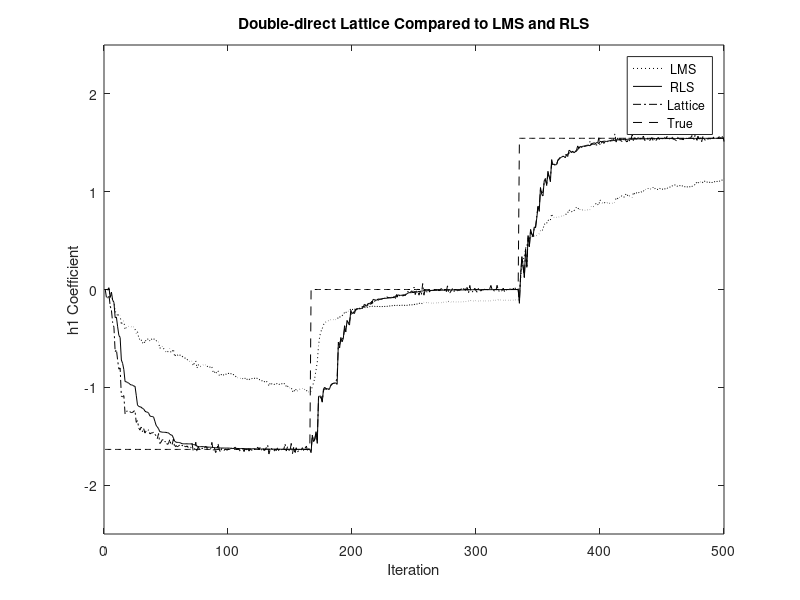
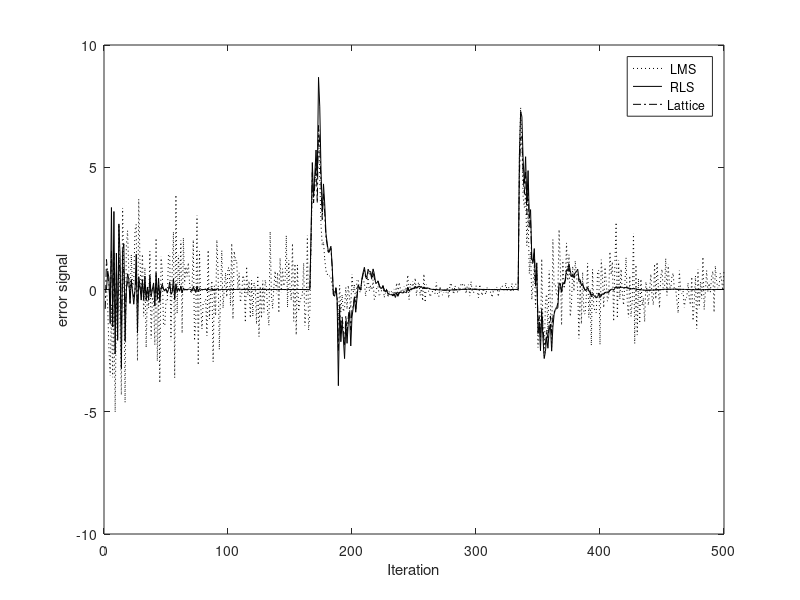

Source code (MATLAB) for these figures, in order:
% recursive least squares model
% Dave Swanson Dec 8, 1996

fs=1024;  % sample rate
f1=100;        % starting zero
f2=256;        
f3=400;        % ending zero

npts=500; % num of samples - change at npts/2

% make input-output data
nn=1:npts;
f=25;          % 25 amp 5 works great
               % 256 shows no effect

sigamp = 5;
nzamp = 1;

x = nzamp.*randn([1 npts]) + sigamp.*(sin(2.*pi.*f.*nn./fs)); 
y = zeros([npts 1]);
a1 = -2*cos(2*pi*f1/fs);
a2 = -2*cos(2*pi*f2/fs);
a3 = -2*cos(2*pi*f3/fs);

htrue=zeros([1 npts]);
hlms=zeros([1 npts]);    % plot array of middle coeff
hrls = zeros([1 npts]);
elms=zeros([1 npts]);
erls=zeros([1 npts]);

y(1)=x(1);
y(2)=x(2)+a1*x(1);
htrue(1)=a1;
htrue(2)=a1;
n3=fix(npts/3);
for n=3:n3,
 y(n) = x(n) + a1*x(n-1) + x(n-2);
 htrue(n)=a1;
end;
for n=n3+1:npts-n3,
 y(n) = x(n) + a2*x(n-1) + x(n-2);
 htrue(n)=a2;
end;
for n=npts-n3+1:npts,
 y(n) = x(n) + a3*x(n-1) + x(n-2);
 htrue(n)=a3;
end;

% simple LMS sys id

a0p = 0;
a1p = 0;
a2p = 0;

% model order 3 times x variance -> set mumax
pow=std(x)^2;
mumax = 1/(2*pow);
murel = .05;                  % safty margin
mu = mumax*murel;

for n=3:npts,
     yp = x(n) + a1p*x(n-1) + a2p*x(n-2);    % prediction
     ep = y(n) - yp;                         % pred error
     a0p = a0p + 2*mu*x(n)*ep;
     a1p = a1p + 2*mu*x(n-1)*ep;
     a2p = a2p + 2*mu*x(n-2)*ep;
     hlms(n) = a1p;                                    % save coeff
    elms(n) = ep;                                      % save error
end;

% recursive least squares

Id = zeros([3 3]);
P = zeros([3 3]);
H = zeros([3 1]);
K = zeros([3 1]);
Id(1,1)=1;
Id(2,2)=1;
Id(3,3)=1;
Nbar = 1/murel;
alpha = (Nbar-1)/Nbar;
alphai = 1/ alpha;

% initialization
P = (2.*pow.*Id)^(-1);

for n=3:npts,
%  if n <= Nbar,
%    alpha = (n-1)/n;
%    alphai = 1/alpha;             % this gives fast startup convergence
%  end;
  phi = [x(n) x(n-1) x(n-2)];
  K = P*phi'./(alpha + phi*P*phi');
  P = alphai.*(Id - K*phi)*P;
  yp = phi*H;
  ep = y(n) - yp;
  H = H + K*ep;
  hrls(n) = H(2);
  erls(n) = ep;
end;


% least squares lattice whitening filter

nwts=2;
Mlat=nwts+2;

d=zeros([Mlat 1]);			% cross cor and variance
dg=zeros([Mlat 1]);			% cross cor and variance
rr=zeros([Mlat 1]);

r=zeros([Mlat 1]);			% error sigs
rp=zeros([Mlat 1]);
rl=zeros([Mlat 1]);
rlp=zeros([Mlat 1]);
e=zeros([Mlat 1]);
ep=zeros([Mlat 1]);
eg=zeros([Mlat 1]);
egp=zeros([Mlat 1]);

gmc=zeros([Mlat 1]);		%likelihood and PARCORS
ke=zeros([Mlat 1]);
kr=zeros([Mlat 1]);
kg=zeros([Mlat 1]);

A=zeros([Mlat 1]);			% linear pred coeffs
Al=zeros([Mlat 1]);
Bl=zeros([Mlat 1]);

hlat = zeros([1 npts]);
elat = zeros([1 npts]);

rr=pow.*ones([Mlat 1]);
rrl=pow.*ones([Mlat 1]);
re=pow.*ones([Mlat 1]);

gmc(1)=1;

Lb=zeros([(nwts+1) (nwts+1)]);
for ii=1:nwts+1,
	Lb(ii,ii)=1;
end;
hvect=zeros([(nwts+1) 1]);
gvect=zeros([(nwts+1) 1]);

for n=1:npts,
  e(2)=x(n);
  r(2)=x(n);
  ep(2)=e(2);
  rp(2)=r(2);

  re(2)=alpha*re(2)+x(n)^2;
  rr(2)=re(2);

  egp(2)=y(n)-kg(2)*rp(2);
  kg(2)=kg(2)+egp(2)*r(2)/rr(2);
  eg(2)=y(n)-kg(2)*r(2);

  for kk=3:Mlat,

	ep(kk)=ep(kk-1)-kr(kk)*rlp(kk-1);
	rp(kk)=rlp(kk-1)-ke(kk)*ep(kk-1);

    ke(kk)=ke(kk)+rp(kk)*e(kk-1)/re(kk-1);
    kr(kk)=kr(kk)+ep(kk)*rl(kk-1)/rrl(kk-1);

	e(kk)=e(kk-1)-kr(kk)*rl(kk-1);
	r(kk)=rl(kk-1)-ke(kk)*e(kk-1);

    re(kk)=alpha*re(kk)+e(kk)*ep(kk);
    rr(kk)=alpha*rr(kk)+r(kk)*rp(kk);

	egp(kk)=egp(kk-1)-kg(kk)*rp(kk);
    kg(kk)=kg(kk)+egp(kk)*r(kk)/rr(kk);
	eg(kk)=eg(kk-1)-kg(kk)*r(kk);

  end;

% Levinson recursion

  Al(3)=-kr(3);
  Bl(3)=-ke(3);
  Lb(1,2)=Bl(3);
  if nwts > 1
	for ii=4:Mlat,
	  Al(ii)=-kr(ii);
	  Bl(ii)=-ke(ii);
	  Lb(ii-3,ii-1)=Bl(ii);
	  pp=ii-1;
	  for kk=3:pp,
		A(kk)=Al(kk)-kr(ii)*Bl(ii-kk+2);
		Bl(ii-kk+2)=Bl(ii-kk+2)-ke(ii)*Al(kk);
		Al(kk)=A(kk);
  	    Lb(ii-kk+1,ii-1)=Bl(ii-kk+2);
	  end
	end
    gvect(1)=kg(2);
	for ii=1:nwts,
	  A(ii)=Al(ii+2);	% shift em back down by to avoid confusion
      gvect(ii+1)=kg(ii+2);
	end;
  end

% update time-lagged variables

  for kk=2:Mlat,
    rrl(kk)=rr(kk);
	rl(kk)=r(kk);
    rlp(kk)=rp(kk);
  end;
  hvect=Lb*gvect;
  hlat(n)=hvect(2);
  elat(n)=eg(Mlat);
end;




figure(1);
plot(nn,hlms,'k:',nn,hrls,'k',nn,hlat,'k-.',nn,htrue,'k--');
legend(' LMS',' RLS','Lattice', 'True');
xlabel('Iteration');
ylabel('h1 Coefficient');
title('Double-direct Lattice Compared to LMS and RLS');
axis([0 500 -2.5 +2.5]);

figure(2);
plot(nn,elms,'k:',nn,erls,'k',nn,elat,'k-.');
legend(' LMS',' RLS','Lattice');
xlabel('Iteration');
ylabel('error signal');
axis([0 500 -10 10]);

X = [ (nzamp^2+.5*sigamp^2) (sigamp^2*cos(2*pi*f/fs)); (sigamp^2*cos(2*pi*f/fs)) (nzamp^2+.5*sigamp^2)];
[V,D]=eig(X);
